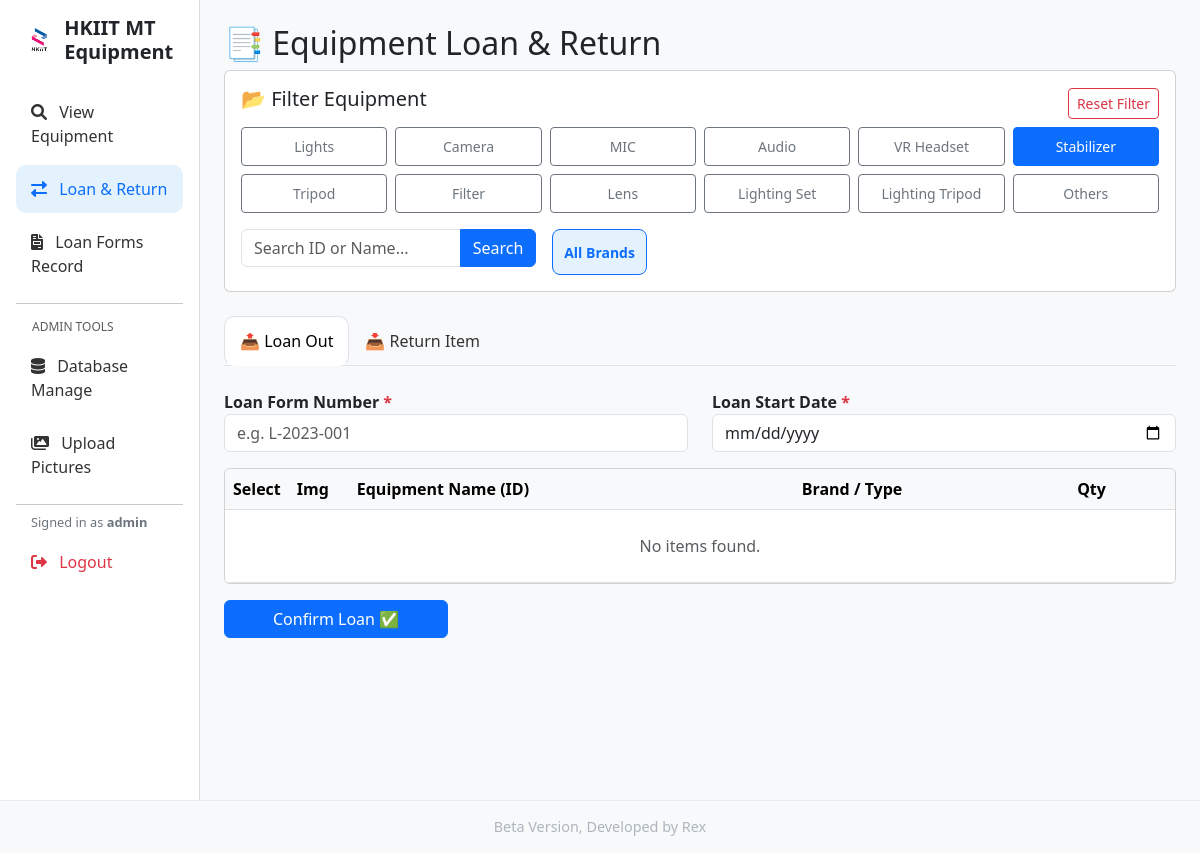
The page /loan_return?category=Stabilizer (signed in) on the database as committed earlier.
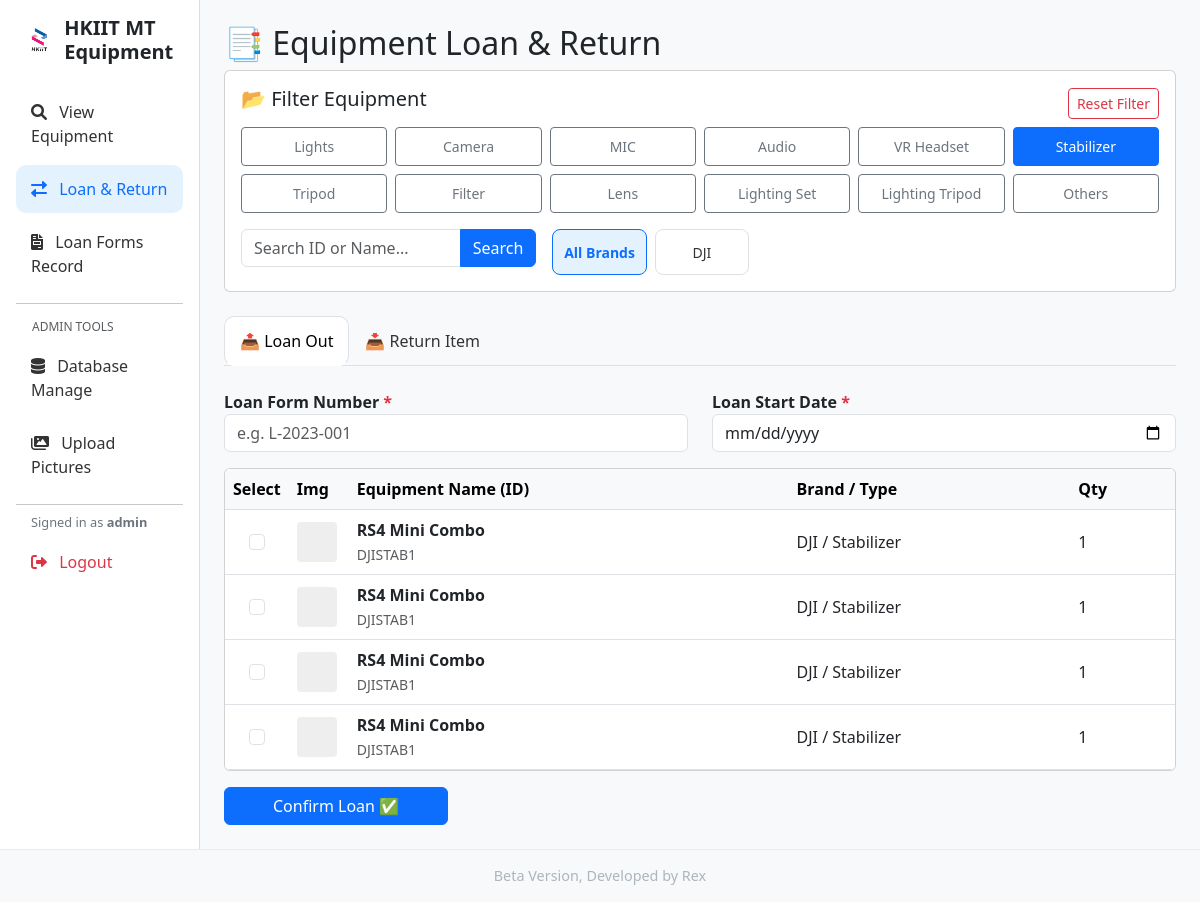
The same page on the database as committed later.
### tables this page shows
CREATE TABLE "Equipment_List" (
"Category" TEXT,
  "Equipment_ID" TEXT,
  "Type" TEXT,
  "Brand" TEXT,
  "Name" TEXT,
  "Remarks" TEXT,
  "Qty" INTEGER,
  "item_created" TEXT
);

### app.py (the view, shortened to what this page needs)
@app.route('/loan_return', methods=['GET', 'POST'])
def loan_return():
    if 'user' not in session:
        flash('Please login to access Loan & Return features.', 'warning')
        return redirect(url_for('dashboard'))
    conn = get_db()
    cat_filter = request.args.get('category', 'ALL')
    brand_filter = request.args.get('brand', 'ALL')
    search_query = request.args.get('search', '')
    brands = fetch_brands(cat_filter)
    available_data = fetch_equipment_data(availability='Yes', category_filter=cat_filter, brand_filter=brand_filter, search_query=search_query).to_dict(orient='records')
    loaned_data = fetch_equipment_data(availability='No', category_filter=cat_filter, brand_filter=brand_filter, search_query=search_query).to_dict(orient='records')
    return render_template('loan_return.html', avail=available_data, loaned=loaned_data, curr_cat=cat_filter, curr_brand=brand_filter, curr_search=search_query, brands=brands)

### app.py (called while the page is built)
def get_db():
    db = getattr(g, '_database', None)
    if db is None:
        db = g._database = sqlite3.connect(DATABASE)
        db.row_factory = sqlite3.Row
    return db

@app.teardown_appcontext
def close_connection(exception):
    db = getattr(g, '_database', None)
    if db is not None:
        db.close()

@app.context_processor
def utility_processor():
    def get_icon_path(prefix, name):
        filename = f"{prefix}_{name}.png"
        filepath = os.path.join(app.config['UPLOAD_FOLDER'], filename)
        if os.path.exists(filepath):
            return url_for('static', filename=f'icons/{filename}')
        return None
    return dict(get_icon_path=get_icon_path)

### templates/loan_return.html (shortened to what this page needs)
{% extends "base.html" %}
{% block content %}
<h2>📑 Equipment Loan & Return</h2>
<div class="card p-3 mb-4">
    <div class="d-flex justify-content-between align-items-center mb-2">
        <h5>📂 Filter Equipment</h5>
        {% if curr_cat != 'ALL' %}
            <a href="{{ url_for('loan_return') }}" class="btn btn-sm btn-outline-danger">Reset Filter</a>
        {% endif %}
    </div>
    <div class="row g-2 mb-3">
        {% for cat in ['Lights', 'Camera', 'MIC', 'Audio', 'VR Headset', 'Stabilizer', 'Tripod', 'Filter', 'Lens', 'Lighting Set', 'Lighting Tripod', 'Others'] %}
        <div class="col-4 col-md-2">
            <a href="{{ url_for('loan_return', category=cat) }}"
               class="btn btn-sm w-100 py-2 d-flex flex-column align-items-center justify-content-center {% if curr_cat == cat %}btn-primary{% else %}btn-outline-secondary{% endif %}">
                {{ cat }}
            </a>
        </div>
        {% endfor %}
    </div>
    <div class="row g-3">
        <div class="col-md-4">
            <form method="GET" action="{{ url_for('loan_return') }}">
                <div class="input-group">
                    <input type="text" name="search" class="form-control" placeholder="Search ID or Name..." value="{{ curr_search }}">
                    <button class="btn btn-primary" type="submit">Search</button>
                </div>
            </form>
        </div>
        {% if curr_cat != 'ALL' %}
        <div class="col-md-8">
            <div class="row g-2">
                <div class="col-6 col-sm-3 col-md-2">
                    <a href="{{ url_for('loan_return', category=curr_cat, brand='ALL') }}" class="brand-card {% if curr_brand == 'ALL' %}active{% endif %}"><small>All Brands</small></a>
                </div>
                {% for b in brands %}
                <div class="col-6 col-sm-3 col-md-2">
                    <a href="{{ url_for('loan_return', category=curr_cat, brand=b) }}" class="brand-card {% if curr_brand == b %}active{% endif %}"><small>{{ b }}</small></a>
                </div>
                {% endfor %}
            </div>
        </div>
        {% endif %}
    </div>
</div>
<ul class="nav nav-tabs mb-4" id="myTab" role="tablist">
    <li class="nav-item"><button class="nav-link active" id="loan-tab" data-bs-toggle="tab" data-bs-target="#loan" type="button">📤 Loan Out</button></li>
    <li class="nav-item"><button class="nav-link" id="return-tab" data-bs-toggle="tab" data-bs-target="#return" type="button">📥 Return Item</button></li>
</ul>
<div class="tab-content" id="myTabContent">
    <div class="tab-pane fade show active" id="loan" role="tabpanel">
        <form method="POST" action="{{ url_for('loan_return', category=curr_cat, brand=curr_brand, search=curr_search) }}">
            <div class="row mb-3">
                <div class="col-md-6">
                    <label class="fw-bold">Loan Form Number <span class="text-danger">*</span></label>
                    <input type="text" name="loan_form_number" class="form-control" placeholder="e.g. L-2023-001" required>
                </div>
                <div class="col-md-6">
                    <label class="fw-bold">Loan Start Date <span class="text-danger">*</span></label>
                    <input type="date" name="loan_date" class="form-control" value="{{ date_today }}" required>
                </div>
            </div>
            <div class="card p-0 mb-3" style="max-height: 400px; overflow-y: auto;">
                <table class="table table-hover mb-0 align-middle">
                    <thead class="table-light sticky-top">
                        <tr>
                            <th width="50">Select</th>
                            <th width="60">Img</th>
                            <th>Equipment Name (ID)</th>
                            <th>Brand / Type</th>
                            <th>Qty</th>
                        </tr>
                    </thead>
                    <tbody>
                        {% for item in avail %}
                        {% set item_img = get_icon_path('item', item['ID']) %}
                        {% set cat_img = get_icon_path('cat', item['Category']) %}
                        <tr>
                            <td class="text-center">
                                <input class="form-check-input" type="checkbox" name="equipment_ids" value="{{ item['ID'] }}">
                            </td>
                            <td>
                                <div style="width: 40px; height: 40px; background: #eee; border-radius: 4px; overflow: hidden;">
                                </div>
                            </td>
                            <td><strong>{{ item['Name'] }}</strong> <br><small class="text-muted">{{ item['ID'] }}</small></td>
                            <td>{{ item['Brand'] }} / {{ item['Type'] }}</td>
                            <td>{{ item['Qty'] }}</td>
                        </tr>
                        {% else %}
                        <tr><td colspan="5" class="text-center py-4 text-muted">No items found.</td></tr>
                        {% endfor %}
                    </tbody>
                </table>
            </div>
            <button type="submit" class="btn btn-primary px-5">Confirm Loan ✅</button>
        </form>
    </div>
</div>
{% endblock %}

### templates/base.html (shortened to what this page needs)
<!DOCTYPE html>
<html lang="en">
<head>
    <link href="https://cdn.jsdelivr.net/npm/bootstrap@5.3.0/dist/css/bootstrap.min.css" rel="stylesheet">
    <link rel="stylesheet" href="https://cdnjs.cloudflare.com/ajax/libs/font-awesome/6.0.0/css/all.min.css">
</head>
<body>
<div class="container-fluid flex-grow-1">
    <div class="row h-100">
        <div class="col-md-2 sidebar p-3 d-flex flex-column">
            <div class="d-flex align-items-center mb-4 px-2">
                <img src="{{ url_for('static', filename='logo.png') }}"
                     alt="Logo"
                     onerror="this.style.display='none'"
                     style="height: 1.8rem; width: auto; margin-right: 10px; object-fit: contain;">
                <h4 class="mb-0" style="font-weight: 700; font-size: 1.25rem;">HKIIT MT Equipment</h4>
            </div>
            <nav class="nav flex-column mb-auto">
                <a class="nav-link {% if request.endpoint == 'dashboard' %}active{% endif %}" href="{{ url_for('dashboard') }}">
                    <i class="fas fa-search me-2"></i> View Equipment
                </a>
                {% if session.get('user') %}
                    <a class="nav-link {% if request.endpoint == 'loan_return' %}active{% endif %}" href="{{ url_for('loan_return') }}">
                        <i class="fas fa-exchange-alt me-2"></i> Loan & Return
                    </a>
                    <a class="nav-link {% if request.endpoint == 'loan_forms' %}active{% endif %}" href="{{ url_for('loan_forms') }}">
                        <i class="fas fa-file-invoice me-2"></i> Loan Forms Record
                    </a>
                    <hr class="my-2">
                    <h6 class="text-muted px-3 mt-2" style="font-size: 0.75rem; text-transform: uppercase;">Admin Tools</h6>
                    <a class="nav-link {% if request.endpoint == 'db_manage' %}active{% endif %}" href="{{ url_for('db_manage') }}">
                        <i class="fas fa-database me-2"></i> Database Manage
                    </a>
                    <a class="nav-link {% if request.endpoint == 'upload_images' %}active{% endif %}" href="{{ url_for('upload_images') }}">
                        <i class="fas fa-images me-2"></i> Upload Pictures
                    </a>
                    <hr class="my-2">
                    <span class="user-badge">Signed in as <strong>{{ session.get('user') }}</strong></span>
                    <a class="nav-link logout-link" href="{{ url_for('logout') }}">
                        <i class="fas fa-sign-out-alt me-2"></i> Logout
                    </a>
                {% endif %}
            </nav>
        </div>
        <div class="col-md-10 p-4">
            {% block content %}{% endblock %}
        </div>
    </div>
</div>
<footer class="footer-text">
    Beta Version, Developed by Rex
</footer>
</body>
</html>

### templates/base.html (style rules this page uses)
body { background-color: #f8f9fa; min-height: 100vh; display: flex; flex-direction: column; }
.sidebar { min-height: 100vh; background: #fff; border-right: 1px solid #ddd; }
.nav-link { color: #333; font-weight: 500; padding: 12px 15px; margin-bottom: 5px; transition: all 0.2s; }
.nav-link.active { background-color: #e3f2fd; color: #0d6efd; border-radius: 10px; }
.logout-link { color: #dc3545; }
.user-badge { font-size: 0.8rem; color: #6c757d; padding-left: 15px; margin-bottom: 5px; display: block; }
.footer-text { text-align: center; padding: 15px 0; color: #adb5bd; font-size: 0.9rem; margin-top: auto; border-top: 1px solid #e9ecef; background-color: #f8f9fa; }

### templates/loan_return.html (style rules this page uses)
.brand-card { transition: transform 0.2s, box-shadow 0.2s; cursor: pointer; border: 1px solid #e0e0e0; text-align: center; padding: 10px; background: #fff; border-radius: 8px; height: 100%; display: block; text-decoration: none; color: #333; }
.brand-card.active { background-color: #e3f2fd; border-color: #0d6efd; color: #0d6efd; font-weight: bold; }

Rows that differ between the two databases and show on the page:
added Equipment_List: Name "RS4 Mini Combo", ID "DJISTAB1", Brand "DJI", Type "Stabilizer", Qty "1"
added Equipment_List: Name "RS4 Mini Combo", ID "DJISTAB1", Brand "DJI", Type "Stabilizer", Qty "1"
Other text that changed with them:
new list line: "DJI"
text no longer shown: "No items found."
